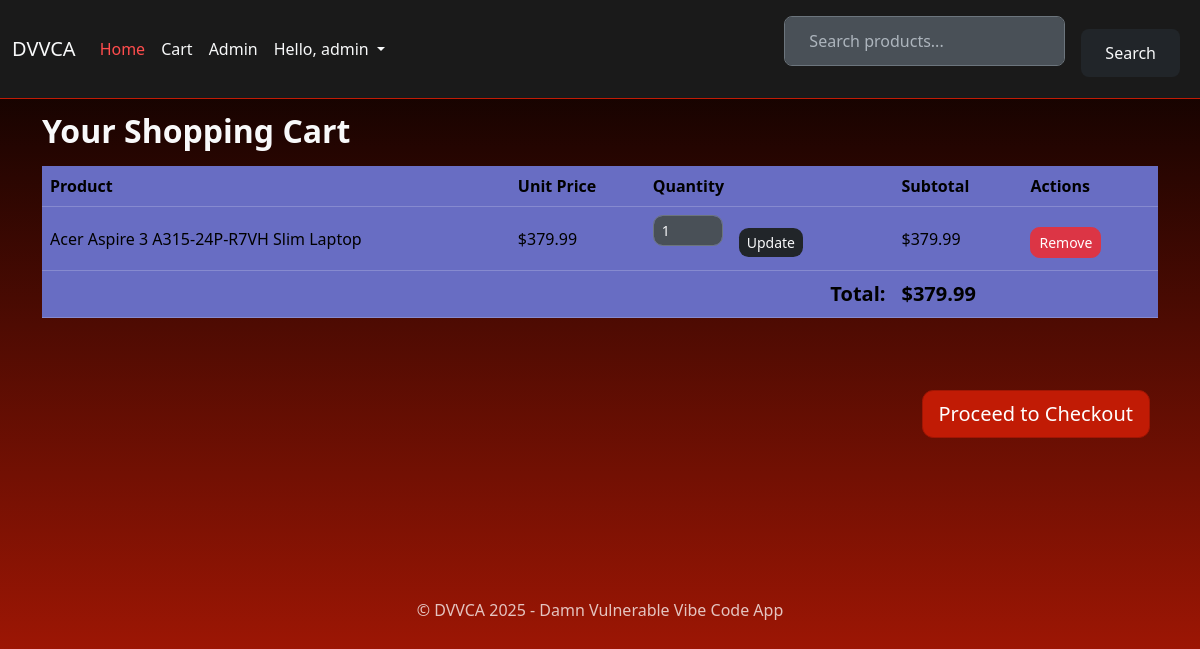
/cart (signed in), run on the app's committed database.
### src/models/user.py (models this page shows, shortened)
class User(db.Model, UserMixin):
    id = db.Column(db.Integer, primary_key=True)
    username = db.Column(db.String(80), unique=True, nullable=False)
    email = db.Column(db.String(120), unique=True, nullable=False)
    password_hash = db.Column(db.String(256), nullable=False)
    role = db.Column(db.String(10), nullable=False, default="user")
    full_name = db.Column(db.String(100), nullable=True)
    bio = db.Column(db.Text, nullable=True)
    profile_picture = db.Column(db.String(255), nullable=True)
    created_at = db.Column(db.DateTime, default=datetime.datetime.utcnow)
    reviews = relationship("Review", back_populates="user", cascade="all, delete-orphan")
    cart_items = relationship("CartItem", back_populates="user", cascade="all, delete-orphan")
    orders = relationship("Order", back_populates="user", cascade="all, delete-orphan")
    browsing_history = relationship("BrowsingHistory", back_populates="user", cascade="all, delete-orphan")
    favorites = relationship("Favorite", back_populates="user", cascade="all, delete-orphan")

### src/models/cart_item.py (models this page shows, shortened)
class CartItem(db.Model):
    id = db.Column(db.Integer, primary_key=True)
    user_id = db.Column(db.Integer, db.ForeignKey("user.id"), nullable=False)
    product_id = db.Column(db.Integer, db.ForeignKey("product.id"), nullable=False)
    quantity = db.Column(db.Integer, nullable=False, default=1)
    user = relationship("User", back_populates="cart_items")
    product = relationship("Product", back_populates="cart_items")

### src/models/product.py (models this page shows, shortened)
class Product(db.Model):
    id = db.Column(db.Integer, primary_key=True)
    name = db.Column(db.String(100), nullable=False)
    description = db.Column(db.Text, nullable=True)
    price = db.Column(db.Float, nullable=False)
    category_id = db.Column(db.Integer, db.ForeignKey("category.id"), nullable=False)
    image_url = db.Column(db.String(255), nullable=True)
    specifications = db.Column(db.Text, nullable=True)
    category = relationship("Category", back_populates="products")
    reviews = relationship("Review", back_populates="product", cascade="all, delete-orphan")
    cart_items = relationship("CartItem", back_populates="product", cascade="all, delete-orphan")
    order_items = relationship("OrderItem", back_populates="product")
    viewed_by_users = relationship("BrowsingHistory", back_populates="product", cascade="all, delete-orphan")
    favorited_by_users = relationship("Favorite", back_populates="product", cascade="all, delete-orphan")

### src/routes/shop.py (the view)
@shop_bp.route("/cart")
@login_required
def view_cart():
    cart_items = CartItem.query.filter_by(user_id=current_user.id).join(Product).options(db.joinedload(CartItem.product)).all()
    total_price = sum(item.quantity * item.product.price for item in cart_items)
    return render_template("cart.html", cart_items=cart_items, total_price=total_price)

### src/main.py (called while the page is built)
@login_manager.user_loader
def load_user(user_id):
    return User.query.get(int(user_id))

@app.before_request
def make_session_permanent():
    session.permanent = True

@app.context_processor
def inject_current_year():
    return {'current_year': datetime.datetime.now().year}

### src/templates/shop/cart.html (shortened to what this page needs)
{% extends "base.html" %}
{% block content %}
<h2>Your Shopping Cart</h2>
{% if cart_items %}
<div class="table-responsive">
    <table class="table align-middle">
        <thead>
            <tr>
                <th>Product</th>
                <th>Unit Price</th>
                <th>Quantity</th>
                <th>Subtotal</th>
                <th>Actions</th>
            </tr>
        </thead>
        <tbody>
            {% for item in cart_items %}
            <tr>
                <td>{{ item.product.name | safe }}</td>
                <td>${{ "%.2f"|format(item.product.price) }}</td>
                <td>
                    <form action="{{ url_for("shop.update_cart_item", item_id=item.id) }}" method="POST" class="d-inline-flex align-items-center">
                        <input type="number" class="form-control form-control-sm me-2" value="{{ item.quantity }}" min="1" name="quantity" style="width: 70px;" aria-label="Quantity">
                        <button type="submit" class="btn btn-sm btn-secondary">Update</button>
                    </form>
                </td>
                <td>${{ "%.2f"|format(item.quantity * item.product.price) }}</td>
                <td>
                    <form action="{{ url_for("shop.remove_cart_item", item_id=item.id) }}" method="POST" class="d-inline">
                        <button type="submit" class="btn btn-sm btn-danger">Remove</button>
                    </form>
                </td>
            </tr>
            {% endfor %}
        </tbody>
        <tfoot>
            <tr>
                <td colspan="3" class="text-end fs-5"><strong>Total:</strong></td>
                <td class="fs-5"><strong>${{ "%.2f"|format(total_price) }}</strong></td>
                <td></td>
            </tr>
        </tfoot>
    </table>
</div>
<div class="text-end mt-3">
    <a href="{{ url_for("shop.checkout") }}" class="btn btn-primary btn-lg">Proceed to Checkout</a>
</div>
{% else %}
<div class="alert alert-info" role="alert">
    Your cart is empty.
</div>
<a href="{{ url_for("shop.index") }}" class="btn btn-outline-primary">Continue Shopping</a>
{% endif %}
{% endblock %}

### src/templates/base.html (shortened to what this page needs)
<!doctype html>
<html lang="en">
<head>
    <link rel="stylesheet" href="https://cdn.jsdelivr.net/npm/bootswatch@5.3.2/dist/quartz/bootstrap.min.css">
</head>
<body>
    <nav class="navbar navbar-expand-md navbar-dark fixed-top">
        <div class="container-fluid">
            <a class="navbar-brand" href="{{ url_for("shop.index") }}">DVVCA</a>
            <div class="collapse navbar-collapse" id="navbarsExampleDefault">
                <ul class="navbar-nav me-auto mb-2 mb-md-0">
                    <li class="nav-item">
                        <a class="nav-link active" aria-current="page" href="{{ url_for("shop.index") }}">Home</a>
                    </li>
                    <li class="nav-item">
                        <a class="nav-link" href="{{ url_for("shop.view_cart") }}">Cart</a>
                    </li>
                    {% if current_user.is_authenticated %}
                        {% if current_user.role == 'admin' %}
                        <li class="nav-item">
                            <a class="nav-link" href="{{ url_for("admin.dashboard") }}">Admin</a>
                        </li>
                        {% endif %}
                        <li class="nav-item dropdown">
                            <a class="nav-link dropdown-toggle" href="#" id="navbarDropdown" role="button" data-bs-toggle="dropdown" aria-expanded="false">
                                Hello, {{ current_user.username }}
                            </a>
                        </li>
                    {% endif %}
                </ul>
                <form class="d-flex align-items-center" action="{{ url_for("shop.search_products") }}" method="GET">
                    <input class="form-control me-2" type="search" placeholder="Search products..." aria-label="Search" name="q">
                    <button class="btn btn-secondary" type="submit">Search</button>
                </form>
            </div>
        </div>
    </nav>
    <main class="container">
        {% block content %}
        {% endblock %}
    </main>
    <footer class="container mt-5 text-center text-muted">
        <p>&copy; DVVCA {{ current_year }} - Damn Vulnerable Vibe Code App</p>
    </footer>
</body>
</html>

### src/templates/base.html (style rules this page uses)
body { padding-top: 5rem; background: linear-gradient(to bottom, #000000, #c11b05); background-attachment: fixed; color: #f8f9fa; min-height: 100vh; }
.navbar { background-color: #1a1a1a !important; border-bottom: 1px solid #c11b05; }
.navbar-brand, .nav-link, .dropdown-item { color: #f8f9fa !important; }
.nav-link.active { color: #ff4d4d !important; }
.container { padding-top: 2rem; padding-bottom: 2rem; }
.form-control, .form-select { margin-bottom: 1rem; background-color: #495057; color: #f8f9fa; border-color: #6c757d; }
.form-control::placeholder { color: #adb5bd; }
.btn { margin-top: 0.5rem; margin-right: 0.5rem; transition: background-color 0.15s ease-in-out, border-color 0.15s ease-in-out, color 0.15s ease-in-out, box-shadow 0.15s ease-in-out; }
.btn-primary { background-color: #c11b05; border-color: #a01604; color: #ffffff; }
.btn-secondary { background-color: #212529; border-color: #343a40; color: #f8f9fa; }
.btn-danger { background-color: #dc3545; border-color: #dc3545; }
a { color: #ff4d4d; text-decoration: none; }

### data on the page
User: username "admin"
CartItem: product.name "Acer Aspire 3 A315-24P-R7VH Slim Laptop", quantity "1", item.quantity*item.product.price "379.99"
Product: product.price "379.99"

### other printed values
{{ "%.2f"|format(total_price) }} "379.99"
